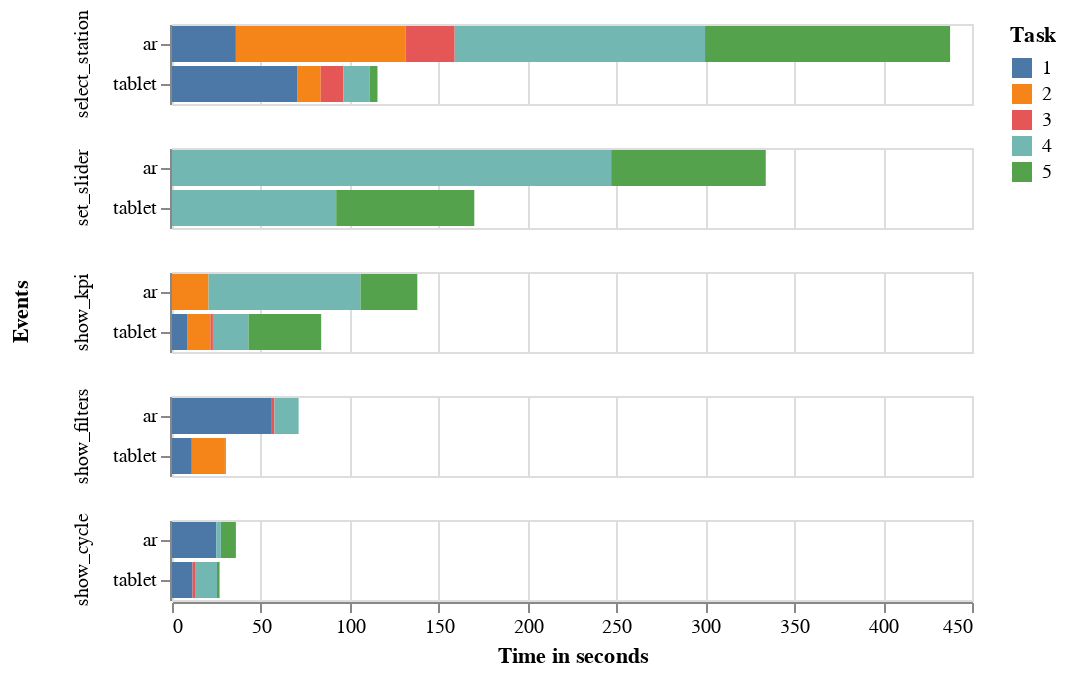

Notebook code cell kept with this figure:
### Code cell
f_events= ["select_station", "set_slider", "show_kpi", "show_filters", "show_cycle"]
# events[events["event"].isin(f_events)]
alt.Chart(events[events["event"].isin(f_events)]).mark_bar().encode(
    x=alt.X("sum(time_shift)", title="Time in seconds"),
    y=alt.Y("environment",sort="y", title=""),
    color=alt.Color("task:N", title="Task"),
    tooltip="sum(time_shift)"
).facet(row=alt.Row("event", title="Events", sort=f_events))

### Figure 1 — Vega-Lite specification as saved in the notebook (floating-point values rounded to 4 significant figures; data arrays with more than 128 entries replaced by an {"elided": "..."} marker saying what was removed)
{"config": {"view": {"continuousWidth": 400, "continuousHeight": 300}}, "data": {"name": "data-09fb0c2e8cd0671ec3e72a737ef90b6c"}, "facet": {"row": {"field": "event", "sort": ["select_station", "set_slider", "show_kpi", "show_filters", "show_cycle"], "title": "Events", "type": "nominal"}}, "spec": {"mark": "bar", "encoding": {"color": {"field": "task", "title": "Task", "type": "nominal"}, "tooltip": {"aggregate": "sum", "field": "time_shift", "type": "quantitative"}, "x": {"aggregate": "sum", "field": "time_shift", "title": "Time in seconds", "type": "quantitative"}, "y": {"field": "environment", "sort": "y", "title": "", "type": "nominal"}}}, "$schema": "https://vega.github.io/schema/vega-lite/v4.17.0.json", "datasets": {"data-09fb0c2e8cd0671ec3e72a737ef90b6c": {"elided": "293 records"}}}
